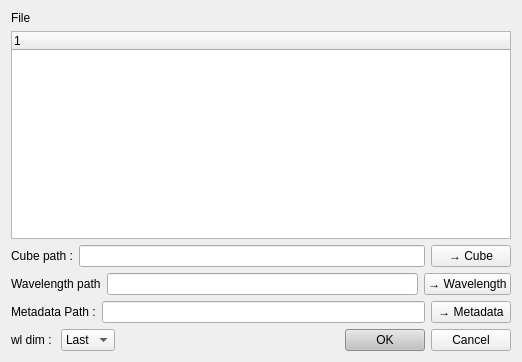
<?xml version="1.0" encoding="UTF-8"?>
<ui version="4.0">
 <class>HDF5BrowserWidget</class>
 <widget class="QWidget" name="HDF5BrowserWidget">
  <property name="geometry">
   <rect>
    <x>0</x>
    <y>0</y>
    <width>522</width>
    <height>362</height>
   </rect>
  </property>
  <property name="windowTitle">
   <string>Navigateur HDF5</string>
  </property>
  <layout class="QVBoxLayout" name="verticalLayout">
   <item>
    <widget class="QLabel" name="label_filename">
     <property name="text">
      <string>File</string>
     </property>
    </widget>
   </item>
   <item>
    <widget class="QTreeWidget" name="treeWidget">
     <property name="headerLabels" stdset="0">
      <stringlist>
       <string>Nom</string>
       <string>Type</string>
       <string>Chemin</string>
      </stringlist>
     </property>
     <column>
      <property name="text">
       <string notr="true">1</string>
      </property>
     </column>
    </widget>
   </item>
   <item>
    <layout class="QHBoxLayout" name="layoutCube">
     <item>
      <widget class="QLabel" name="labelCube">
       <property name="text">
        <string>Cube path :</string>
       </property>
      </widget>
     </item>
     <item>
      <widget class="QLineEdit" name="le_cube">
       <property name="readOnly">
        <bool>true</bool>
       </property>
      </widget>
     </item>
     <item>
      <widget class="QPushButton" name="btn_select_cube">
       <property name="text">
        <string>→ Cube</string>
       </property>
      </widget>
     </item>
    </layout>
   </item>
   <item>
    <layout class="QHBoxLayout" name="layoutWl">
     <item>
      <widget class="QLabel" name="labelWl">
       <property name="text">
        <string>Wavelength path</string>
       </property>
      </widget>
     </item>
     <item>
      <widget class="QLineEdit" name="le_wl">
       <property name="readOnly">
        <bool>true</bool>
       </property>
      </widget>
     </item>
     <item>
      <widget class="QPushButton" name="btn_select_wl">
       <property name="text">
        <string>→ Wavelength</string>
       </property>
      </widget>
     </item>
    </layout>
   </item>
   <item>
    <layout class="QHBoxLayout" name="layoutMeta">
     <item>
      <widget class="QLabel" name="labelMeta">
       <property name="text">
        <string>Metadata Path :</string>
       </property>
      </widget>
     </item>
     <item>
      <widget class="QLineEdit" name="le_meta">
       <property name="readOnly">
        <bool>true</bool>
       </property>
      </widget>
     </item>
     <item>
      <widget class="QPushButton" name="btn_select_meta">
       <property name="text">
        <string>→ Metadata</string>
       </property>
      </widget>
     </item>
    </layout>
   </item>
   <item>
    <layout class="QHBoxLayout" name="layoutButtons">
     <item>
      <widget class="QLabel" name="label_wl_dim">
       <property name="text">
        <string>wl dim : </string>
       </property>
      </widget>
     </item>
     <item>
      <widget class="QComboBox" name="comboBox_channel_wl">
       <item>
        <property name="text">
         <string>Last</string>
        </property>
       </item>
       <item>
        <property name="text">
         <string>First</string>
        </property>
       </item>
      </widget>
     </item>
     <item>
      <spacer name="horizontalSpacer">
       <property name="orientation">
        <enum>Qt::Horizontal</enum>
       </property>
       <property name="sizeHint" stdset="0">
        <size>
         <width>40</width>
         <height>20</height>
        </size>
       </property>
      </spacer>
     </item>
     <item>
      <widget class="QPushButton" name="btn_ok">
       <property name="styleSheet">
        <string notr="true">background-color: rgb(194, 194, 194);</string>
       </property>
       <property name="text">
        <string>OK</string>
       </property>
      </widget>
     </item>
     <item>
      <widget class="QPushButton" name="btn_cancel">
       <property name="text">
        <string>Cancel</string>
       </property>
      </widget>
     </item>
    </layout>
   </item>
  </layout>
 </widget>
 <resources/>
 <connections/>
</ui>
